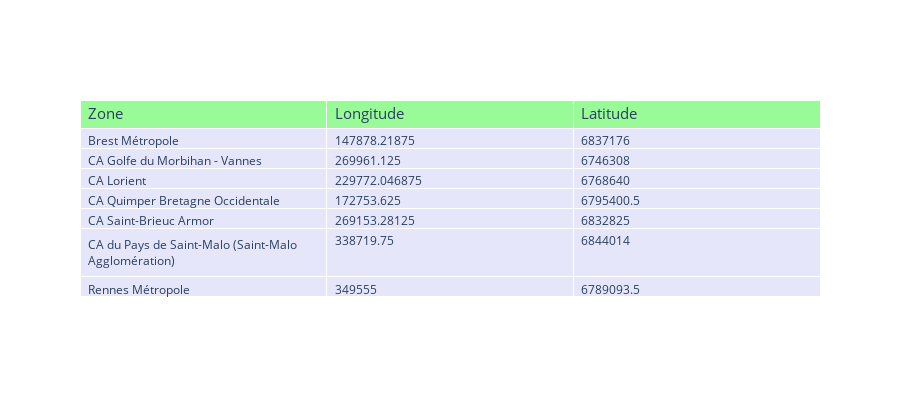

The notebook cell this image was saved under:
### Markdown cell above
Tableau comparatif des différentes moyennes des différents sous-indices de qualité de l'air en fonction des zones.

### Code cell
table_coord

### Figure 1 — Plotly figure (JSON) as saved in the notebook; plotly's stock layout.template omitted (floating-point values rounded to 4 significant figures)
{"data": [{"cells": {"align": "left", "fill": {"color": "lavender"}, "values": [["Brest Métropole", "CA Golfe du Morbihan - Vannes", "CA Lorient", "CA Quimper Bretagne Occidentale", "CA Saint-Brieuc Armor", "CA du Pays de Saint-Malo (Saint-Malo Agglomération)", "Rennes Métropole"], [147900.0, 270000.0, 229800.0, 172800.0, 269200.0, 338700.0, 349555], [6837176, 6746308, 6768640, 6795000.0, 6832825, 6844014, 6789000.0]]}, "header": {"align": "left", "fill": {"color": "palegreen"}, "font": {"size": 15}, "values": ["Zone", "Longitude", "Latitude"]}, "type": "table"}], "layout": {"height": 400, "width": 900}}
